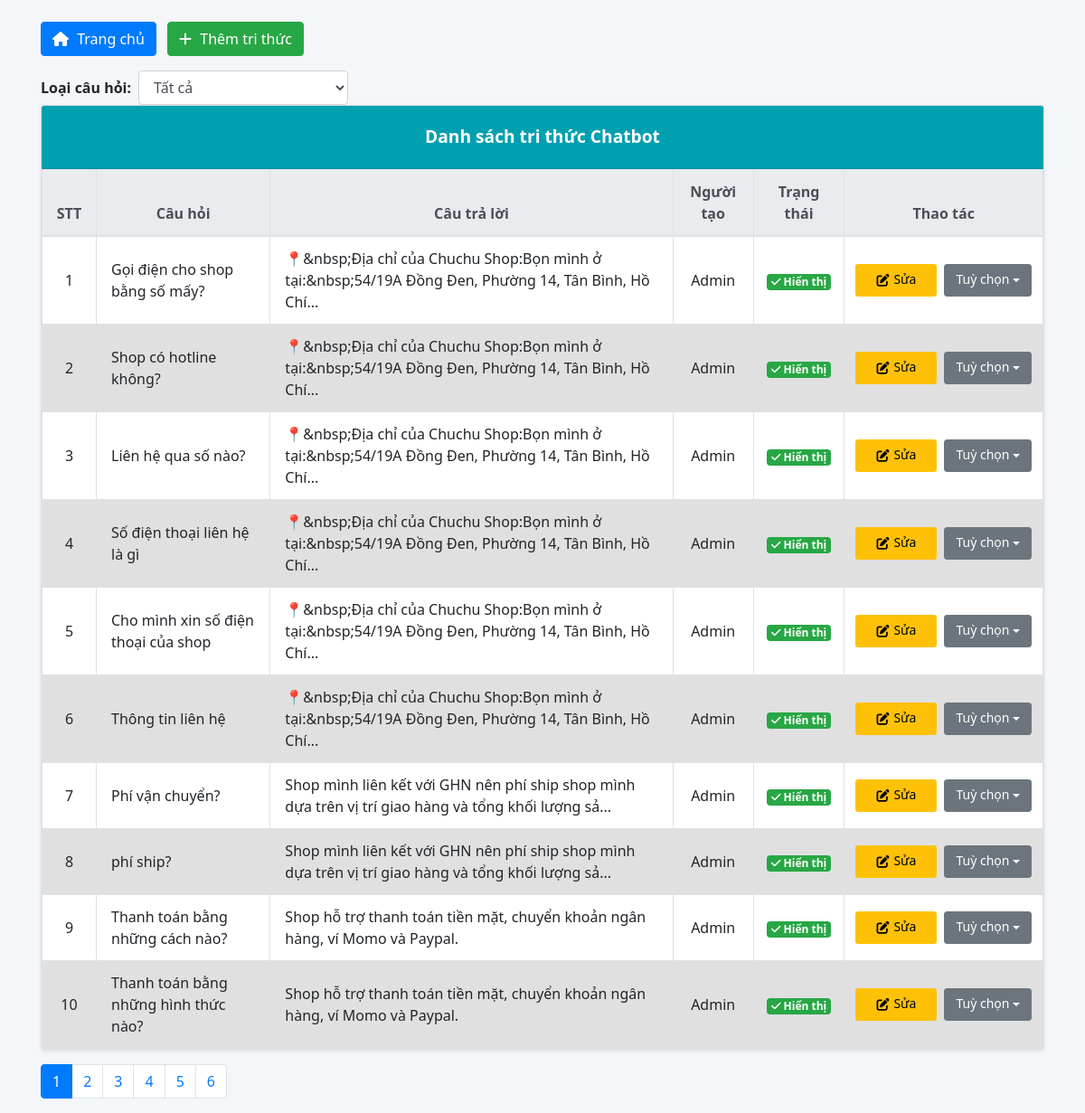
/admin/pages/knowledge_base/list_knowledge.php, run on the app's committed database.
### tables this page shows
CREATE TABLE `knowledgebase` (
  `id` int(11) NOT NULL,
  `question` text DEFAULT NULL,
  `answer` text DEFAULT NULL,
  `type` enum('general','shippingfee','paymentmethod') DEFAULT 'general',
  `created_by` int(11) NOT NULL,
  `updated_by` int(11) DEFAULT NULL,
  `created_at` timestamp NOT NULL DEFAULT current_timestamp(),
  `updated_at` timestamp NOT NULL DEFAULT current_timestamp() ON UPDATE current_timestamp(),
  `is_deleted` tinyint(1) DEFAULT 0
);

CREATE TABLE `account` (
  `account_ID` int(11) NOT NULL,
  `role_ID` int(11) DEFAULT NULL,
  `username` varchar(20) DEFAULT NULL,
  `password` varchar(60) DEFAULT NULL,
  `email` varchar(50) DEFAULT NULL,
  `fullname` varchar(60) DEFAULT NULL,
  `phone_number` varchar(11) DEFAULT NULL,
  `address` varchar(100) DEFAULT NULL,
  `avatar` varchar(255) DEFAULT NULL,
  `reset_token` varchar(255) DEFAULT NULL,
  `reset_expires` datetime DEFAULT NULL,
  `created_at` timestamp NOT NULL DEFAULT current_timestamp(),
  `updated_at` timestamp NOT NULL DEFAULT current_timestamp() ON UPDATE current_timestamp(),
  `status` tinyint(1) NOT NULL DEFAULT 1
);

### database/dbhelper.php (called while the page is built, shortened)
<?php
function getConnection() {
    $conn = mysqli_connect(HOST, USERNAME, PASSWORD, DATABASE);
    mysqli_set_charset($conn, 'utf8mb4');
    return $conn;
}
function executeResult($sql, $params = []) {
    $conn = getConnection();
    $data = [];
    if (empty($params)) {
        $result = mysqli_query($conn, $sql);
        if ($result) {
            while ($row = mysqli_fetch_array($result, 1)) {
                $data[] = $row;
            }
        } else {
            error_log("SQL Error (executeResult no params): " . mysqli_error($conn) . " | SQL: " . $sql);
        }
    }
    return $data;
}
function executeSingleResult($sql, $params = []) {
    $conn = getConnection();
    $row = null;
    if (empty($params)) {
        $result = mysqli_query($conn, $sql);
        if ($result) {
            $row = mysqli_fetch_array($result, 1);
        } else {
            error_log("SQL Error (executeSingleResult no params): " . mysqli_error($conn) . " | SQL: " . $sql);
        }
    }
    return $row;
}
?>

### admin/pages/knowledge_base/list_knowledge.php (the view, shortened to what this page needs)
<?php
require_once('../../../database/dbhelper.php');
$where = '';
?>
<!DOCTYPE html>
<html lang="vi">
<head>
    <link rel="stylesheet" href="https://maxcdn.bootstrapcdn.com/bootstrap/4.4.1/css/bootstrap.min.css">
    <link rel="stylesheet" href="https://cdnjs.cloudflare.com/ajax/libs/font-awesome/6.5.0/css/all.min.css">
</head>
<body>
<div class="container mt-4">
    <div class="d-flex justify-content-between align-items-center mb-3">
        <div>
            <a href="../index.php" class="btn btn-primary">
                <i class="fas fa-home"></i> Trang chủ
            </a>
            <a href="add.php" class="btn btn-success ml-2">
                <i class="fas fa-plus"></i> Thêm tri thức
            </a>
        </div>
    </div>
<form method="GET" class="form-inline">
    <label for="type" class="mr-2 font-weight-bold">Loại câu hỏi:</label>
    <select name="type" id="type" class="form-control mr-2" onchange="this.form.submit()">
        <option value="">Tất cả</option>
    </select>
    <div class="card shadow-sm">
        <div class="card-header">
            Danh sách tri thức Chatbot
        </div>
        <div class="card-body p-0">
            <table class="table table-bordered table-hover table-striped m-0 text-center">
                <thead class="thead-light">
                    <tr>
                        <th style="width: 60px;">STT</th>
                        <th>Câu hỏi</th>
                        <th>Câu trả lời</th>
                        <th>Người tạo</th>
                        <th>Trạng thái</th>
                        <th style="width: 180px;">Thao tác</th>
                    </tr>
                </thead>
                <tbody>
                <?php
                    $page = isset($_GET['page']) && $_GET['page'] > 0 ? intval($_GET['page']) : 1;
                    $limit = 10;
                    $start = ($page - 1) * $limit;
                    $sql = "SELECT k.*, a.fullname
        FROM knowledgebase k
        LEFT JOIN account a ON k.created_by = a.account_ID
        $where
        ORDER BY k.updated_by DESC
        LIMIT $start, $limit";
$data = executeResult($sql);
                    $index = $start + 1;
                    if (empty($data)) {
                        echo '<tr><td colspan="6" class="text-danger">Chưa có tri thức nào.</td></tr>';
                    } else {
                        foreach ($data as $item) {
                            $isDeleted = $item['is_deleted'] == 1;
                            $badge = $isDeleted
                                ? '<span class="badge badge-secondary"><i class="fas fa-ban"></i> Đã ẩn</span>'
                                : '<span class="badge badge-success"><i class="fas fa-check"></i> Hiển thị</span>';
                            echo '<tr>
                                    <td>' . $index++ . '</td>
                                    <td class="text-left pl-3 ' . ($isDeleted ? 'inactive-cell' : '') . '">' . htmlspecialchars($item['question']) . '</td>
                                    <td class="text-left pl-3 ' . ($isDeleted ? 'inactive-cell' : '') . '">' . htmlspecialchars(mb_strimwidth(strip_tags($item['answer']), 0, 100, "...")) . '</td>
                                    <td class="' . ($isDeleted ? 'inactive-cell' : '') . '">' . htmlspecialchars($item['fullname'] ?? 'Không rõ') . '</td>
                                    <td class="' . ($isDeleted ? 'inactive-cell' : '') . '">' . $badge . '</td>
                                    <td>
                                        <div class="d-flex justify-content-center gap-1">
                                            <a href="add.php?id=' . $item['id'] . '" class="btn btn-edit btn-sm">
                                                <i class="fas fa-edit"></i> Sửa
                                            </a>
                                            <div class="dropdown position-static">
                                                <button class="btn btn-sm btn-secondary dropdown-toggle" type="button" data-toggle="dropdown">
                                                    Tuỳ chọn
                                                </button>
                                                <div class="dropdown-menu dropdown-menu-right">
                                                    <a class="dropdown-item toggle-btn" href="#"
                                                        data-id="' . $item['id'] . '"
                                                        onclick="toggleKnowledgeStatus(' . $item['id'] . ', ' . ($isDeleted ? 0 : 1) . ')">
                                                        ' . ($isDeleted
                                                            ? '<i class="fas fa-check-circle text-success"></i> Kích hoạt lại'
                                                            : '<i class="fas fa-ban text-danger"></i> Vô hiệu hóa') . '
                                                    </a>
                                                </div>
                                            </div>
                                        </div>
                                    </td>
                                </tr>';
                        }
                    }
                ?>
                </tbody>
            </table>
        </div>
    </div>
    <div class="mt-3">
        <ul class="pagination justify-content-center">
            <?php
                $countSql = "SELECT COUNT(*) AS total FROM knowledgebase k $where";
                $result = executeSingleResult($countSql);
                $total = $result['total'] ?? 0;
                $total_pages = ceil($total / $limit);
                $query = $_GET;
                unset($query['page']);
                for ($i = 1; $i <= $total_pages; $i++) {
                    $query['page'] = $i;
                    $link = '?' . http_build_query($query);
                    echo '<li class="page-item ' . ($i == $page ? 'active' : '') . '">
                            <a class="page-link" href="' . $link . '">' . $i . '</a>
                        </li>';
                }
            ?>
        </ul>
    </div>
</div>
</body>
</html>

### admin/pages/knowledge_base/list_knowledge.php (style rules this page uses)
body { background-color: #f4f6f9; font-family: 'Segoe UI', sans-serif; }
.card-header { background-color: #00a0b0; color: white; text-align: center; font-size: 1.2rem; font-weight: bold; padding: 20px; }
.btn i { margin-right: 5px; }
.btn-edit { background-color: #ffc107; color: #000; }
.btn-edit.btn-sm, .btn-secondary.btn-sm.dropdown-toggle { padding: 6px 12px; font-size: 14px; height: 36px; min-width: 90px; line-height: 1.2; display: inline-flex; align-items: center; justify-content: center; }
.table td { vertical-align: middle !important; }
.table th { background-color: #e9ecef; }
.table-striped tbody tr:nth-child(odd) { background-color: #ffffff; }
.table-striped tbody tr:nth-child(even) { background-color: #e0e0e0; }
.gap-1 > * { margin-right: 0.25rem; }
.gap-1 > *:last-child { margin-right: 0; }
.d-flex.justify-content-center.gap-1 { gap: 4px; }

### data on the page
knowledgebase: question "Gọi điện cho shop bằng số mấy?", answer "📍&nbsp;Địa chỉ của Chuchu Shop:Bọn mình ở tại:&nbsp;54/19A Đồng Đen, Phường 14, Tân Bình, Hồ Chí...", created_by.fullname "Admin", is_deleted 0 (drawn)
knowledgebase: question "Shop có hotline không?", answer "📍&nbsp;Địa chỉ của Chuchu Shop:Bọn mình ở tại:&nbsp;54/19A Đồng Đen, Phường 14, Tân Bình, Hồ Chí...", created_by.fullname "Admin", is_deleted 0 (drawn)
knowledgebase: question "Liên hệ qua số nào?", answer "📍&nbsp;Địa chỉ của Chuchu Shop:Bọn mình ở tại:&nbsp;54/19A Đồng Đen, Phường 14, Tân Bình, Hồ Chí...", created_by.fullname "Admin", is_deleted 0 (drawn)
knowledgebase: question "Số điện thoại liên hệ là gì", answer "📍&nbsp;Địa chỉ của Chuchu Shop:Bọn mình ở tại:&nbsp;54/19A Đồng Đen, Phường 14, Tân Bình, Hồ Chí...", created_by.fullname "Admin", is_deleted 0 (drawn)
knowledgebase: question "Cho mình xin số điện thoại của shop", answer "📍&nbsp;Địa chỉ của Chuchu Shop:Bọn mình ở tại:&nbsp;54/19A Đồng Đen, Phường 14, Tân Bình, Hồ Chí...", created_by.fullname "Admin", is_deleted 0 (drawn)
knowledgebase: question "Thông tin liên hệ", answer "📍&nbsp;Địa chỉ của Chuchu Shop:Bọn mình ở tại:&nbsp;54/19A Đồng Đen, Phường 14, Tân Bình, Hồ Chí...", created_by.fullname "Admin", is_deleted 0 (drawn)
knowledgebase: question "Phí vận chuyển?", answer "Shop mình liên kết với GHN nên phí ship shop mình dựa trên vị trí giao hàng và tổng khối lượng sả...", created_by.fullname "Admin", is_deleted 0 (drawn)
knowledgebase: question "phí ship?", answer "Shop mình liên kết với GHN nên phí ship shop mình dựa trên vị trí giao hàng và tổng khối lượng sả...", created_by.fullname "Admin", is_deleted 0 (drawn)
knowledgebase: question "Thanh toán bằng những cách nào?", answer "Shop hỗ trợ thanh toán tiền mặt, chuyển khoản ngân hàng, ví Momo và Paypal.", created_by.fullname "Admin", is_deleted 0 (drawn)
knowledgebase: question "Thanh toán bằng những hình thức nào?", answer "Shop hỗ trợ thanh toán tiền mặt, chuyển khoản ngân hàng, ví Momo và Paypal.", created_by.fullname "Admin", is_deleted 0 (drawn)
